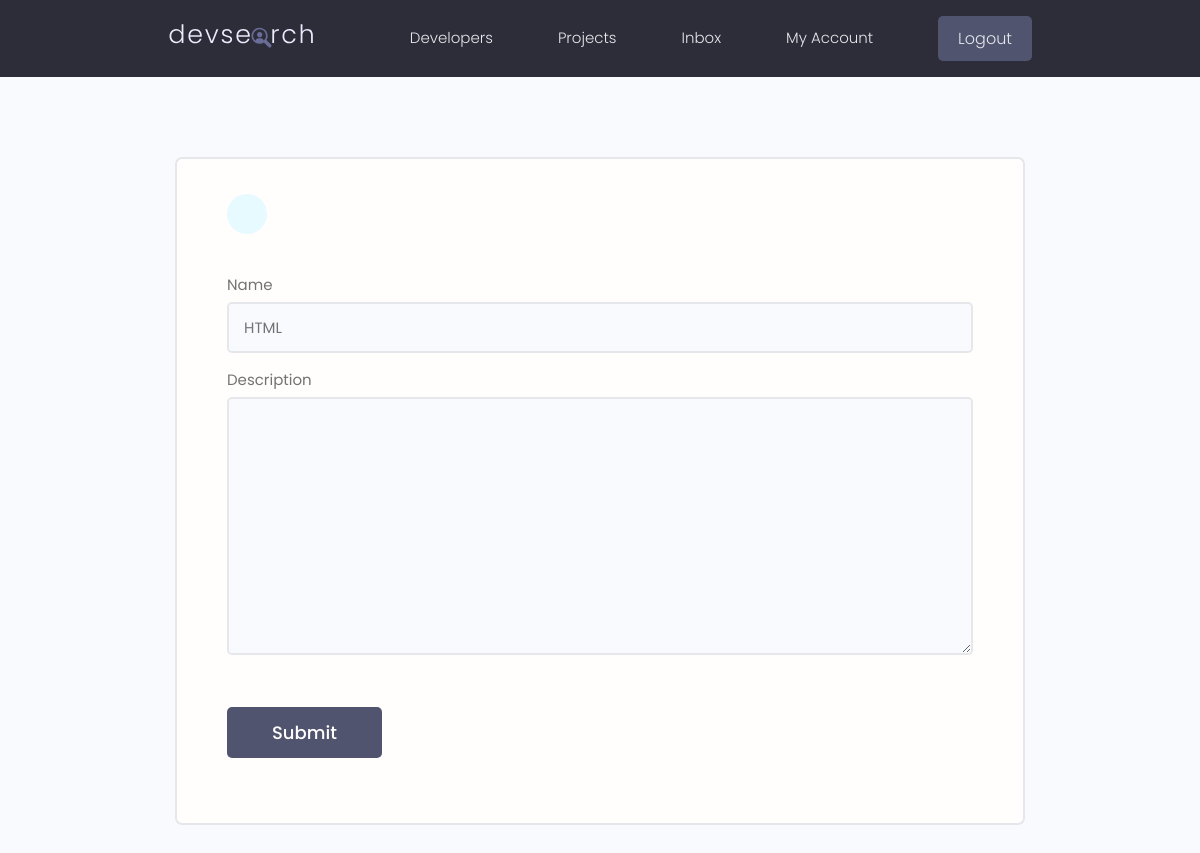
/edit-skill/9424ce11-e500-4bf3-a5f9-f02ddff6a049/ (signed in), run on an earlier commit of the app's database.
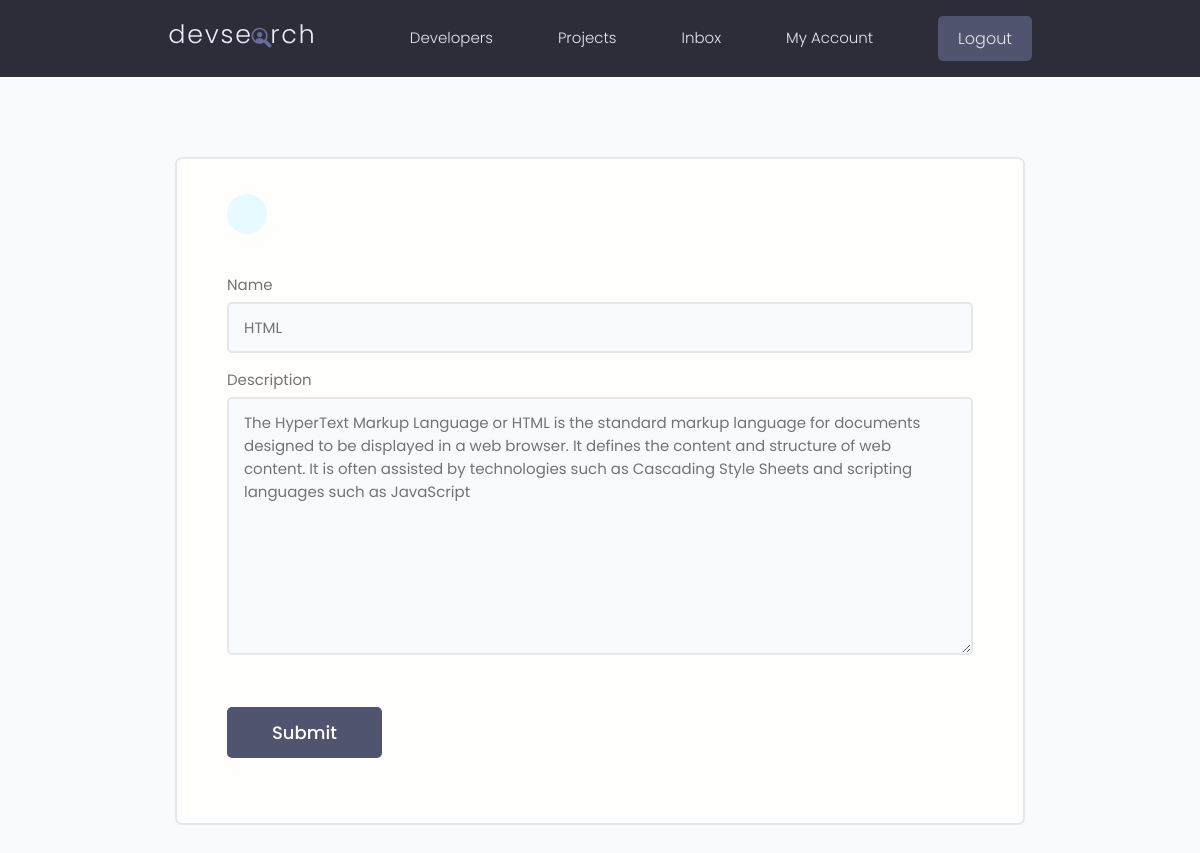
And on a later commit of the database.
### users/models.py (models this page shows, shortened)
class Skills(models.Model):
    owner = models.ForeignKey(Profile, on_delete=models.CASCADE,null=True,blank=True)
    name = models.CharField(max_length=200,null=True,blank=True)
    description = models.TextField(null=True,blank=True)
    created = models.DateTimeField(auto_now_add=True)
    id = models.UUIDField(default=uuid.uuid4,unique=True,primary_key=True,editable=False)

### users/views.py (the view)
# urls.py: path('edit-skill/<str:pk>/', views.editSkill, name='edit-skill'),
@login_required(login_url="login-User")
def editSkill(request, pk):
    profile = request.user.profile
    skill = profile.skills_set.get(id = pk)
    form = SkillForm(instance = skill)
    if request.method == 'POST':
        form = SkillForm(request.POST, instance = skill)
        if form.is_valid():
            form.save()
            messages.info(request, 'Skill updated Successfully')
            return redirect('user-account')
    context = {'page' : 'Edit Skill', 'form': form}
    return render(request, 'skill_form.html',context)

### users/forms.py
class SkillForm(ModelForm):
    class Meta:
        model = Skills
        fields = '__all__'
        exclude = ['owner']
    def __init__(self, *args, **kwargs):
        super(SkillForm, self).__init__(*args, **kwargs)
        for name, field in self.fields.items():
            field.widget.attrs.update({ 'class' : 'input'})

### users/templates/skill_form.html (shortened to what this page needs)
{% extends "base.html" %}
{% block content %}
 <main class="formPage my-xl">
    <div class="content-box">
        <div class="formWrapper">
            <a class="backButton" href="{% url 'user-account' %}"></a>
            <br>
            <form class="form" method="POST" action="">
                {% for field in form %}
                <div class="form__field">
                    <label for="formInput#text">{{ field.label }}</label>
                    {{field}}
                </div>
                {% endfor %}
                <input class="btn btn--sub btn--lg  my-md" type="submit" value="Submit" />
            </form>
        </div>
    </div>
</main>
</body>
{% endblock content %}

What changed in the data, as far as the page shows it:
changed Skills "HTML": description (not shown) → "The HyperText Markup Language or HTML is the standard markup language for documents designed to be displayed in a web browser. It defines the content and structure of web content. It is often assisted by technologies such as Cascading Style Sheets and scripting languages such as JavaScript"
